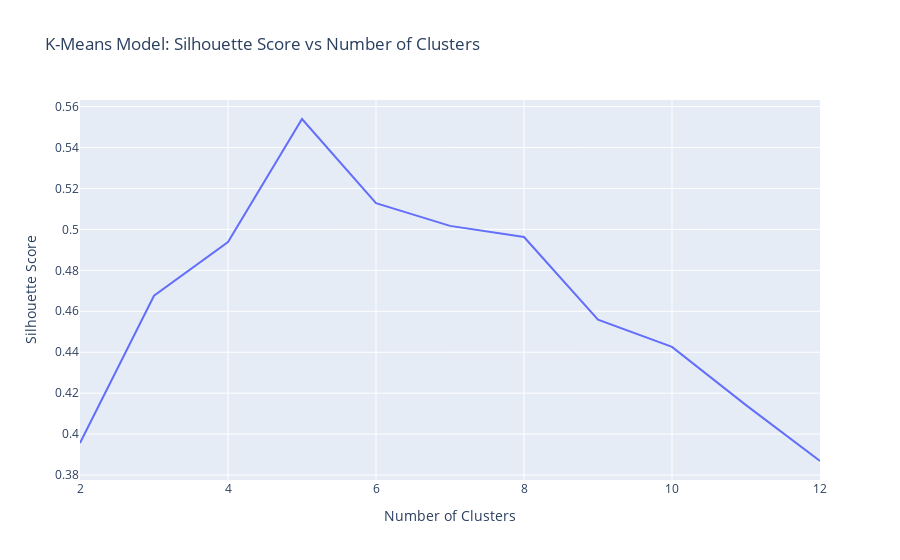

The notebook cell saved with this chart:
### Code cell
fig = px.line(x= n_clusters , y= silhouette_scores , title= "K-Means Model: Silhouette Score vs Number of Clusters")
fig.update_layout(xaxis_title= 'Number of Clusters' , yaxis_title= 'Silhouette Score')
fig.show();

### Figure 1 — Plotly figure (JSON) as saved in the notebook; plotly's stock layout.template omitted (floating-point values rounded to 4 significant figures)
{"data": [{"hovertemplate": "x=%{x}<br>y=%{y}<extra></extra>", "legendgroup": "", "line": {"color": "#636efa", "dash": "solid"}, "marker": {"symbol": "circle"}, "mode": "lines", "name": "", "orientation": "v", "showlegend": false, "type": "scatter", "x": [2, 3, 4, 5, 6, 7, 8, 9, 10, 11, 12], "xaxis": "x", "y": [0.3956, 0.4676, 0.4938, 0.5539, 0.5128, 0.5017, 0.4963, 0.4559, 0.4426, 0.4141, 0.3869], "yaxis": "y"}], "layout": {"legend": {"tracegroupgap": 0}, "title": {"text": "K-Means Model: Silhouette Score vs Number of Clusters"}, "xaxis": {"anchor": "y", "domain": [0, 1], "title": {"text": "Number of Clusters"}}, "yaxis": {"anchor": "x", "domain": [0, 1], "title": {"text": "Silhouette Score"}}}}
